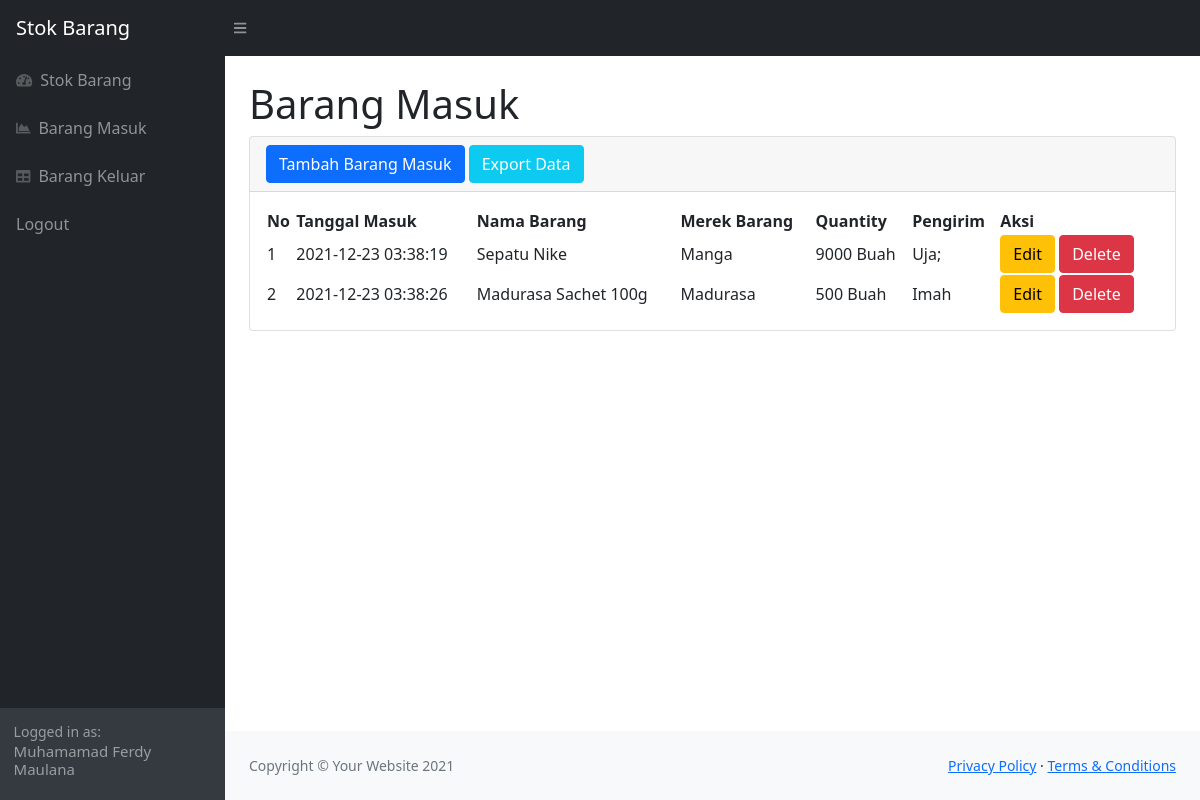
The app's page /masuk.php (signed in) with its own data.
### tables this page shows
CREATE TABLE `masuk` (
  `idmasuk` int(11) NOT NULL,
  `idbarang` int(11) NOT NULL,
  `tanggal` timestamp NOT NULL DEFAULT current_timestamp(),
  `pengirim` varchar(25) NOT NULL,
  `qty` int(11) NOT NULL
);

CREATE TABLE `stok` (
  `idbarang` int(11) NOT NULL,
  `nama_barang` varchar(255) NOT NULL,
  `deskripsi` varchar(30) NOT NULL,
  `stock` int(11) NOT NULL,
  `merek_barang` varchar(255) NOT NULL
);

### masuk.php (the view, shortened to what this page needs)
<?php
require 'function.php';
$id = $_SESSION["iduser"];
?>
<!DOCTYPE html>
<html lang="en">
<head>
    <link href="https://cdn.jsdelivr.net/npm/simple-datatables@latest/dist/style.css" rel="stylesheet" />
    <link href="css/styles.css" rel="stylesheet" />
</head>
<body class="sb-nav-fixed">
    <nav class="sb-topnav navbar navbar-expand navbar-dark bg-dark">
        <a class="navbar-brand ps-3" href="index.php">Stok Barang</a>
        <button class="btn btn-link btn-sm order-1 order-lg-0 me-4 me-lg-0" id="sidebarToggle" href="#!"><i class="fas fa-bars"></i></button>
    </nav>
    <div id="layoutSidenav">
        <div id="layoutSidenav_nav">
            <nav class="sb-sidenav accordion sb-sidenav-dark" id="sidenavAccordion">
                <div class="sb-sidenav-menu">
                    <div class="nav">
                        <a class="nav-link" href="index.php">
                            <div class="sb-nav-link-icon"><i class="fas fa-tachometer-alt"></i></div>
                            Stok Barang
                        </a>
                        <a class="nav-link" href="masuk.php">
                            <div class="sb-nav-link-icon"><i class="fas fa-chart-area"></i></div>
                            Barang Masuk
                        </a>
                        <a class="nav-link" href="keluar.php">
                            <div class="sb-nav-link-icon"><i class="fas fa-table"></i></div>
                            Barang Keluar
                        </a>
                        <a class="nav-link" href="logout.php">
                            Logout
                        </a>
                    </div>
                </div>
                <div class="sb-sidenav-footer">
                    <div class="small">Logged in as:</div>
                    <?php
                    $ambilnamauser = mysqli_query($conn, "SELECT * FROM login WHERE iduser = $id");
                    while ($data = mysqli_fetch_array($ambilnamauser)) {
                        $nama_user = $data['nama_user'];
                    }
                    ?>
                    <h6 style="font-size: 15px"><?= $nama_user; ?></h6>
                </div>
            </nav>
        </div>
        <div id="layoutSidenav_content">
            <main>
                <div class="container-fluid px-4">
                    <h1 class="mt-4">Barang Masuk</h1>
                    <div class="card mb-4">
                        <div class="card-header">
                            <button type="button" class="btn btn-primary" data-bs-toggle="modal" data-bs-target="#staticBackdrop">
                                Tambah Barang Masuk
                            </button>
                            <a href="exportmasuk.php" class="btn btn-info" style="color:white">Export Data</a>
                        </div>
                        <div class="card-body">
                            <table id="datatablesSimple" width="100%" cellspacing="0">
                                <thead>
                                    <tr>
                                        <th>No</th>
                                        <th>Tanggal Masuk</th>
                                        <th>Nama Barang</th>
                                        <th>Merek Barang</th>
                                        <th>Quantity</th>
                                        <th>Pengirim</th>
                                        <th>Aksi</th>
                                    </tr>
                                </thead>
                                <tbody>
                                    <?php
                                    $ambilsemuadatastok = mysqli_query($conn, "SELECT * FROM masuk m, stok s where m.idbarang = s.idbarang");
                                    $i = 1;
                                    while ($data = mysqli_fetch_array($ambilsemuadatastok)) {
                                        $idb = $data['idbarang'];
                                        $idm = $data['idmasuk'];
                                        $tanggal = $data['tanggal'];
                                        $nama_barang = $data['nama_barang'];
                                        $merek_barang = $data['merek_barang'];
                                        $qty = $data['qty'];
                                        $pengirim = $data['pengirim'];
                                    ?>
                                        <tr>
                                            <td><?= $i++; ?></td>
                                            <td><?= $tanggal; ?></td>
                                            <td><?= $nama_barang; ?></td>
                                            <td><?= $merek_barang; ?></td>
                                            <td><?= $qty; ?> Buah</td>
                                            <td><?= $pengirim; ?></td>
                                            <td>
                                                <button type="button" class="btn btn-warning" data-bs-toggle="modal" data-bs-target="#edit<?= $idm; ?>">
                                                    Edit
                                                </button>
                                                <button type="button" class="btn btn-danger" data-bs-toggle="modal" data-bs-target="#delete<?= $idb; ?>">
                                                    Delete
                                                </button>
                                            </td>
                                        </tr>
                                    <?php
                                    };
                                    ?>
                                </tbody>
                            </table>
                        </div>
                    </div>
                </div>
            </main>
            <footer class="py-4 bg-light mt-auto">
                <div class="container-fluid px-4">
                    <div class="d-flex align-items-center justify-content-between small">
                        <div class="text-muted">Copyright &copy; Your Website 2021</div>
                        <div>
                            <a href="#">Privacy Policy</a>
                            &middot;
                            <a href="#">Terms &amp; Conditions</a>
                        </div>
                    </div>
                </div>
            </footer>
        </div>
    </div>
</body>
<button type="button" class="btn btn-primary" data-bs-toggle="modal" data-bs-target="#staticBackdrop">
</button>
</html>

### records on screen
masuk: tanggal "2021-12-23 03:38:19", idbarang.nama_barang "Sepatu Nike", idbarang.merek_barang "Manga", qty "9000", pengirim "Uja;"
masuk: tanggal "2021-12-23 03:38:26", idbarang.nama_barang "Madurasa Sachet 100g", idbarang.merek_barang "Madurasa", qty "500", pengirim "Imah"

### other values on screen
$nama_user "Muhamamad Ferdy Maulana"
